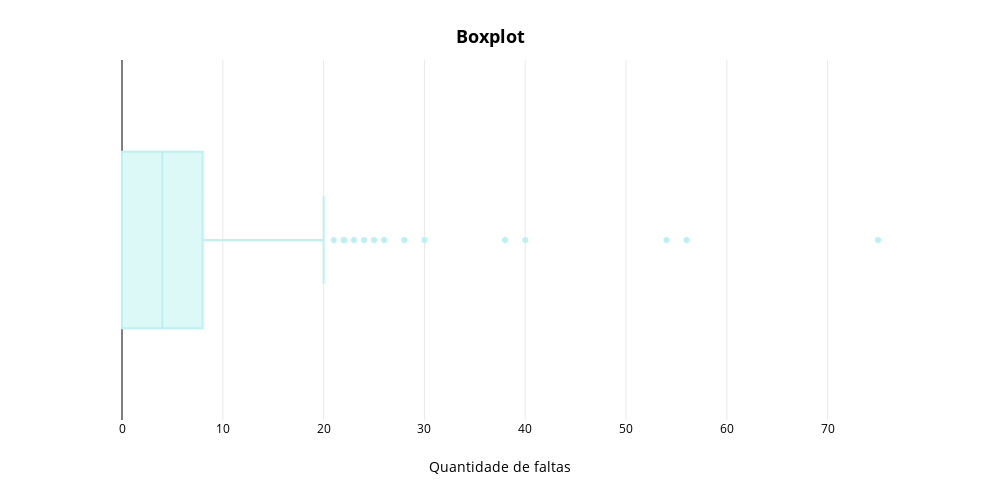

Here is the notebook cell this chart was saved with:
### Markdown cell above
## 2.8 Analisando a quantidade de faltas dos alunos nos 3 períodos

### Code cell
fig = px.box(data_frame=df_edu, x='absences')
fig.update_layout(
    xaxis_title={ 
        'text':'Quantidade de faltas',
        'font_color': 'black'
    },        
    titlefont={'size': 18},
    width=1000,
    height=500,
    xaxis = {'color' :'black'},
    title={
        'text': '<b>Boxplot<b>',
        'x': 0.49,
        'y': 0.94,
        'font_color': 'black'
    },    
    template='none'
)
fig.update_traces(marker_color=sample(1)[0])

### Figure 1 — Plotly figure (JSON) as saved in the notebook; plotly's stock layout.template omitted (floating-point values rounded to 4 significant figures; data arrays with more than 128 entries replaced by an {"elided": "..."} marker saying what was removed)
{"data": [{"alignmentgroup": "True", "hovertemplate": "absences=%{x}<extra></extra>", "legendgroup": "", "marker": {"color": "#b9f2f0"}, "name": "", "notched": false, "offsetgroup": "", "orientation": "h", "showlegend": false, "type": "box", "x": {"elided": "395 int values"}, "x0": " ", "xaxis": "x", "y0": " ", "yaxis": "y"}], "layout": {"boxmode": "group", "height": 500, "legend": {"tracegroupgap": 0}, "margin": {"t": 60}, "title": {"font": {"color": "black", "size": 18}, "text": "<b>Boxplot<b>", "x": 0.49, "y": 0.94}, "width": 1000, "xaxis": {"anchor": "y", "color": "black", "domain": [0, 1], "title": {"font": {"color": "black"}, "text": "Quantidade de faltas"}}, "yaxis": {"anchor": "x", "domain": [0, 1]}}}
